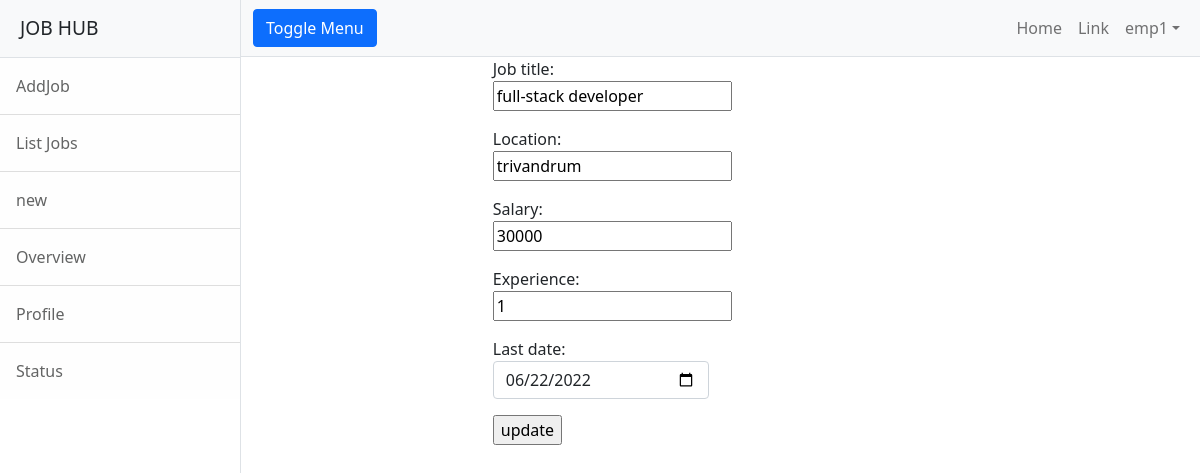
Page /employer/jobs/change/2 (signed in) on the committed database.
### employer/models.py (models this page shows, shortened)
class User(AbstractUser):
    options=(
        ("employer","employer"),
        ("candidate","candidate")
    )
    role=models.CharField(max_length=120,choices=options,default="candidate")
    phone=models.CharField(max_length=12,null=True)

class Jobs(models.Model):
    job_title=models.CharField(max_length=150)
    company=models.ForeignKey(User,on_delete=models.CASCADE,related_name="company")
    location=models.CharField(max_length=120)
    salary=models.PositiveIntegerField(null=True)
    experience=models.PositiveIntegerField(default=0)
    created_date=models.DateField(auto_now_add=True)
    last_date=models.DateField(null=True)
    active_status=models.BooleanField(default=True)

### employer/views.py (the view)
# urls.py: path("jobs/change/<int:id>",views.JobEditView.as_view(),name='edit-job'),
@method_decorator(sign_required,name='dispatch')
class JobEditView(UpdateView):
    model = Jobs
    form_class = JobForm
    template_name = "emp-editjob.html"
    success_url = reverse_lazy('list-alljob')
    pk_url_kwarg = "id"

### employer/forms.py
class JobForm(forms.ModelForm):
    class Meta:
        model=Jobs
        exclude=("company","created_date","active_status")
        widgets={
            "last_date":forms.DateInput(attrs={"class":"form-control","type":"date"})
        }

### employer/templates/emp-editjob.html (shortened to what this page needs)
{%extends 'base.html'%}
{%block body_block%}
<div class="row">
    <div class="col-3"></div>
    <div class="col-3">
        <form action="" method="post">
            {{form.as_p}}
            <input type="submit" value="update">
        </form>
    </div>
</div>
{%endblock%}

### employer/templates/base.html (shortened to what this page needs)
<!DOCTYPE html>
{%load static%}
<html lang="en">
    <head>
        <link href="{%static 'css/styles.css'%}" rel="stylesheet" />
    </head>
    <body>
        <div class="d-flex" id="wrapper">
            <div class="border-end bg-white" id="sidebar-wrapper">
                <div class="sidebar-heading border-bottom bg-light">JOB HUB</div>
                <div class="list-group list-group-flush">
                    <a class="list-group-item list-group-item-action list-group-item-light p-3" href="{%url 'emp-addjob'%}">AddJob</a>
                    <a class="list-group-item list-group-item-action list-group-item-light p-3" href="{%url 'list-alljob'%}">List Jobs</a>
                    <a class="list-group-item list-group-item-action list-group-item-light p-3" href="">new</a>
                    <a class="list-group-item list-group-item-action list-group-item-light p-3" href="#!">Overview</a>
                    <a class="list-group-item list-group-item-action list-group-item-light p-3" href="#!">Profile</a>
                    <a class="list-group-item list-group-item-action list-group-item-light p-3" href="#!">Status</a>
                </div>
            </div>
            <div id="page-content-wrapper">
                <nav class="navbar navbar-expand-lg navbar-light bg-light border-bottom">
                    <div class="container-fluid">
                        <button class="btn btn-primary" id="sidebarToggle">Toggle Menu</button>
                        <div class="collapse navbar-collapse" id="navbarSupportedContent">
                            <ul class="navbar-nav ms-auto mt-2 mt-lg-0">
                                <li class="nav-item active"><a class="nav-link" href="#!">Home</a></li>
                                <li class="nav-item"><a class="nav-link" href="#!">Link</a></li>
                                <li class="nav-item dropdown">
                                    <a class="nav-link dropdown-toggle" id="navbarDropdown" href="#" role="button" data-bs-toggle="dropdown" aria-haspopup="true" aria-expanded="false">{{request.user}}</a>
                                </li>
                            </ul>
                        </div>
                    </div>
                </nav>
                <div class="container-fluid">
                    {%block body_block%}
                    {%endblock%}
                </div>
            </div>
        </div>
    </body>
</html>

### rows in the picture
User: user "emp1"
Jobs: job_title "full-stack developer", location "trivandrum", salary "30000", experience "1", last_date "06/22/2022"
